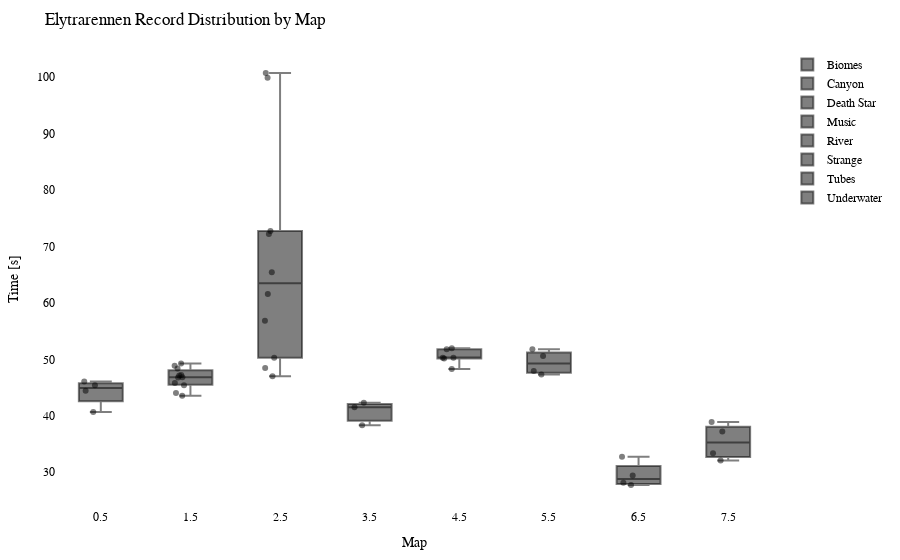

The code cell stored with this chart in its notebook:
### Code cell
import plotly.graph_objects as go
import plotly.io as pio

df = getRecordsDataframe(minigame="Elytrarennen")

# Calculate the offset for centering the data points
num_columns = len(df.columns)
offset = 0.5

# Create a Swarm plot using Plotly
fig = go.Figure()

for i, column in enumerate(df.columns):
    x_values = [i + offset] * len(df[column])  # Adjust x-values with offset for horizontal centering
    fig.add_trace(go.Box(x=x_values,
                         y=df[column],
                         name=column,
                         boxpoints='all',
                         pointpos=-0.5,  # Adjust point position to prevent overlapping
                         marker=dict(color='rgba(0,0,0,0.5)', size=6),  # Adjust marker color and size
                         hovertext=df.index,
                         hoverinfo='text+y'))

fig.update_layout(title="Elytrarennen Record Distribution by Map",
                  xaxis=dict(title="Map"),
                  yaxis=dict(title="Time [s]"),
                  showlegend=True,
                  font=dict(family="Arial", size=12, color="black"),  # Customize font
                  plot_bgcolor="white",  # Set background color
                  margin=dict(l=50, r=50, t=50, b=50),  # Adjust margins for better layout
                  )

pio.show(fig)

pio.write_html(fig, "out/elytr_swarm_plot.html")

### Figure 1 — Plotly figure (JSON) as saved in the notebook; plotly's stock layout.template omitted (floating-point values rounded to 4 significant figures)
{"data": [{"boxpoints": "all", "hoverinfo": "text+y", "hovertext": ["20LeRe10", "2wc", "agowskyy", "Allooy", "Anni808", "Axollotel", "BacardiSprite", "bawskey", "BusinessBent", "ByNetherdude", "byTobi", "cediiiiii_10", "Chander24", "Chrisi20101", "crocodile1870", "cxl1lo", "DarkCobweb", "deadfiight", "DerBaumIstDerWeg", "Dokkkkko", "Ex4cted", "Falke23_5", "Feinberg", "ffawks", "Fflopse", "ForceFox", "Freeeedom", "frutigall", "GamemasterNiki", "GeneralEnte06", "Gerrygames", "Gobo9", "GrafikKatze", "Grapfen", "Gummibearchen", "H1ghsay", "h4nnes", "Harold_Sensemann", "HerrDante", "Jan2220", "JennieKim", "jimmi1410", "JOW23", "Joy_8oy", "JustK1lling", "KakaMC", "Kanickelul", "Keenaai", "Kokochampi", "Kokochampo", "Kopfradio", "Krusti", "Kyuudo", "La_meleagro", "LeWi_100", "Livgo", "lizsyy", "LordAlexos", "loukrativ", "Lubottus", "Luis_XYZ", "M0orey_0", "marbrueck", "Martomias", "Mincheeen", "MrNulfred", "Mvsk_", "myshq", "Nexilus", "Ninivee", "officialryzon", "Oronor", "PedroZockt", "Picutar", "PixlNight", "PolizeiDreamy", "Radattel", "Radiokopf", "Raefinzs", "Ritokii", "rXzEr_Justin", "Sackkerl", "SB387", "ScreamingBlatz", "Sebi1801", "Seemops_8", "Sey__", "Shiewk", "Snitcherella", "SpeckyCut", "StaudammAusHolz", "TheBreadHD", "TheFabo", "Tomiokey", "twitchparaskiill", "Txlentierter", "T_Niko_T", "Umgfoin", "WachtelWachtel", "WirdNichtGeladen", "Wissender", "xBaumeisterin", "xX_Dima_ggg_Xx6", "xX_Masha_ggg_Xx9", "yzvm", "zTotito", "_n3d", "_Waldi_"], "marker": {"color": "rgba(0,0,0,0.5)", "size": 6}, "name": "Biomes", "pointpos": -0.5, "type": "box", "x": [0.5, 0.5, 0.5, 0.5, 0.5, 0.5, 0.5, 0.5, 0.5, 0.5, 0.5, 0.5, 0.5, 0.5, 0.5, 0.5, 0.5, 0.5, 0.5, 0.5, 0.5, 0.5, 0.5, 0.5, 0.5, 0.5, 0.5, 0.5, 0.5, 0.5, 0.5, 0.5, 0.5, 0.5, 0.5, 0.5, 0.5, 0.5, 0.5, 0.5, 0.5, 0.5, 0.5, 0.5, 0.5, 0.5, 0.5, 0.5, 0.5, 0.5, 0.5, 0.5, 0.5, 0.5, 0.5, 0.5, 0.5, 0.5, 0.5, 0.5, 0.5, 0.5, 0.5, 0.5, 0.5, 0.5, 0.5, 0.5, 0.5, 0.5, 0.5, 0.5, 0.5, 0.5, 0.5, 0.5, 0.5, 0.5, 0.5, 0.5, 0.5, 0.5, 0.5, 0.5, 0.5, 0.5, 0.5, 0.5, 0.5, 0.5, 0.5, 0.5, 0.5, 0.5, 0.5, 0.5, 0.5, 0.5, 0.5, 0.5, 0.5, 0.5, 0.5, 0.5, 0.5, 0.5, 0.5, 0.5], "y": [null, null, null, null, null, null, 40.68, null, null, null, null, null, null, null, null, null, null, null, null, null, null, null, null, null, null, null, null, null, null, null, null, null, null, null, null, null, null, null, null, null, null, null, null, null, 45.42, null, null, null, null, null, null, null, null, null, null, 46.07, null, null, null, null, null, null, null, null, null, null, null, null, null, null, null, null, null, null, null, null, null, null, null, null, null, null, null, null, null, null, null, null, null, null, null, null, null, null, null, null, null, null, null, null, null, null, null, null, null, 44.43, null, null]}, {"boxpoints": "all", "hoverinfo": "text+y", "hovertext": ["20LeRe10", "2wc", "agowskyy", "Allooy", "Anni808", "Axollotel", "BacardiSprite", "bawskey", "BusinessBent", "ByNetherdude", "byTobi", "cediiiiii_10", "Chander24", "Chrisi20101", "crocodile1870", "cxl1lo", "DarkCobweb", "deadfiight", "DerBaumIstDerWeg", "Dokkkkko", "Ex4cted", "Falke23_5", "Feinberg", "ffawks", "Fflopse", "ForceFox", "Freeeedom", "frutigall", "GamemasterNiki", "GeneralEnte06", "Gerrygames", "Gobo9", "GrafikKatze", "Grapfen", "Gummibearchen", "H1ghsay", "h4nnes", "Harold_Sensemann", "HerrDante", "Jan2220", "JennieKim", "jimmi1410", "JOW23", "Joy_8oy", "JustK1lling", "KakaMC", "Kanickelul", "Keenaai", "Kokochampi", "Kokochampo", "Kopfradio", "Krusti", "Kyuudo", "La_meleagro", "LeWi_100", "Livgo", "lizsyy", "LordAlexos", "loukrativ", "Lubottus", "Luis_XYZ", "M0orey_0", "marbrueck", "Martomias", "Mincheeen", "MrNulfred", "Mvsk_", "myshq", "Nexilus", "Ninivee", "officialryzon", "Oronor", "PedroZockt", "Picutar", "PixlNight", "PolizeiDreamy", "Radattel", "Radiokopf", "Raefinzs", "Ritokii", "rXzEr_Justin", "Sackkerl", "SB387", "ScreamingBlatz", "Sebi1801", "Seemops_8", "Sey__", "Shiewk", "Snitcherella", "SpeckyCut", "StaudammAusHolz", "TheBreadHD", "TheFabo", "Tomiokey", "twitchparaskiill", "Txlentierter", "T_Niko_T", "Umgfoin", "WachtelWachtel", "WirdNichtGeladen", "Wissender", "xBaumeisterin", "xX_Dima_ggg_Xx6", "xX_Masha_ggg_Xx9", "yzvm", "zTotito", "_n3d", "_Waldi_"], "marker": {"color": "rgba(0,0,0,0.5)", "size": 6}, "name": "Canyon", "pointpos": -0.5, "type": "box", "x": [1.5, 1.5, 1.5, 1.5, 1.5, 1.5, 1.5, 1.5, 1.5, 1.5, 1.5, 1.5, 1.5, 1.5, 1.5, 1.5, 1.5, 1.5, 1.5, 1.5, 1.5, 1.5, 1.5, 1.5, 1.5, 1.5, 1.5, 1.5, 1.5, 1.5, 1.5, 1.5, 1.5, 1.5, 1.5, 1.5, 1.5, 1.5, 1.5, 1.5, 1.5, 1.5, 1.5, 1.5, 1.5, 1.5, 1.5, 1.5, 1.5, 1.5, 1.5, 1.5, 1.5, 1.5, 1.5, 1.5, 1.5, 1.5, 1.5, 1.5, 1.5, 1.5, 1.5, 1.5, 1.5, 1.5, 1.5, 1.5, 1.5, 1.5, 1.5, 1.5, 1.5, 1.5, 1.5, 1.5, 1.5, 1.5, 1.5, 1.5, 1.5, 1.5, 1.5, 1.5, 1.5, 1.5, 1.5, 1.5, 1.5, 1.5, 1.5, 1.5, 1.5, 1.5, 1.5, 1.5, 1.5, 1.5, 1.5, 1.5, 1.5, 1.5, 1.5, 1.5, 1.5, 1.5, 1.5, 1.5], "y": [null, null, null, null, null, null, null, null, null, null, null, null, null, null, 46.81, null, null, null, null, null, null, null, null, 44.03, 45.8, null, 49.24, null, null, null, null, null, null, null, null, null, null, null, null, null, null, null, null, null, null, null, null, null, null, null, null, null, null, null, null, null, null, null, null, null, null, 46.78, 43.57, null, null, 48.84, null, null, null, null, null, null, null, null, null, null, null, null, null, null, null, null, null, 47.2, null, null, null, 47.14, null, null, null, null, null, null, null, null, null, 45.41, null, null, null, null, null, null, null, null, 48.36, null]}, {"boxpoints": "all", "hoverinfo": "text+y", "hovertext": ["20LeRe10", "2wc", "agowskyy", "Allooy", "Anni808", "Axollotel", "BacardiSprite", "bawskey", "BusinessBent", "ByNetherdude", "byTobi", "cediiiiii_10", "Chander24", "Chrisi20101", "crocodile1870", "cxl1lo", "DarkCobweb", "deadfiight", "DerBaumIstDerWeg", "Dokkkkko", "Ex4cted", "Falke23_5", "Feinberg", "ffawks", "Fflopse", "ForceFox", "Freeeedom", "frutigall", "GamemasterNiki", "GeneralEnte06", "Gerrygames", "Gobo9", "GrafikKatze", "Grapfen", "Gummibearchen", "H1ghsay", "h4nnes", "Harold_Sensemann", "HerrDante", "Jan2220", "JennieKim", "jimmi1410", "JOW23", "Joy_8oy", "JustK1lling", "KakaMC", "Kanickelul", "Keenaai", "Kokochampi", "Kokochampo", "Kopfradio", "Krusti", "Kyuudo", "La_meleagro", "LeWi_100", "Livgo", "lizsyy", "LordAlexos", "loukrativ", "Lubottus", "Luis_XYZ", "M0orey_0", "marbrueck", "Martomias", "Mincheeen", "MrNulfred", "Mvsk_", "myshq", "Nexilus", "Ninivee", "officialryzon", "Oronor", "PedroZockt", "Picutar", "PixlNight", "PolizeiDreamy", "Radattel", "Radiokopf", "Raefinzs", "Ritokii", "rXzEr_Justin", "Sackkerl", "SB387", "ScreamingBlatz", "Sebi1801", "Seemops_8", "Sey__", "Shiewk", "Snitcherella", "SpeckyCut", "StaudammAusHolz", "TheBreadHD", "TheFabo", "Tomiokey", "twitchparaskiill", "Txlentierter", "T_Niko_T", "Umgfoin", "WachtelWachtel", "WirdNichtGeladen", "Wissender", "xBaumeisterin", "xX_Dima_ggg_Xx6", "xX_Masha_ggg_Xx9", "yzvm", "zTotito", "_n3d", "_Waldi_"], "marker": {"color": "rgba(0,0,0,0.5)", "size": 6}, "name": "Death Star", "pointpos": -0.5, "type": "box", "x": [2.5, 2.5, 2.5, 2.5, 2.5, 2.5, 2.5, 2.5, 2.5, 2.5, 2.5, 2.5, 2.5, 2.5, 2.5, 2.5, 2.5, 2.5, 2.5, 2.5, 2.5, 2.5, 2.5, 2.5, 2.5, 2.5, 2.5, 2.5, 2.5, 2.5, 2.5, 2.5, 2.5, 2.5, 2.5, 2.5, 2.5, 2.5, 2.5, 2.5, 2.5, 2.5, 2.5, 2.5, 2.5, 2.5, 2.5, 2.5, 2.5, 2.5, 2.5, 2.5, 2.5, 2.5, 2.5, 2.5, 2.5, 2.5, 2.5, 2.5, 2.5, 2.5, 2.5, 2.5, 2.5, 2.5, 2.5, 2.5, 2.5, 2.5, 2.5, 2.5, 2.5, 2.5, 2.5, 2.5, 2.5, 2.5, 2.5, 2.5, 2.5, 2.5, 2.5, 2.5, 2.5, 2.5, 2.5, 2.5, 2.5, 2.5, 2.5, 2.5, 2.5, 2.5, 2.5, 2.5, 2.5, 2.5, 2.5, 2.5, 2.5, 2.5, 2.5, 2.5, 2.5, 2.5, 2.5, 2.5], "y": [null, null, null, null, null, null, null, null, null, null, null, null, null, null, null, null, null, null, null, null, null, null, null, 47.0, 48.44, null, 65.42, null, null, null, null, null, null, 72.73, null, null, null, null, null, null, null, null, null, null, null, null, null, null, null, null, null, null, null, null, null, null, null, null, null, null, null, 56.81, 50.27, null, null, null, null, null, null, null, null, null, null, null, null, null, null, 61.56, null, null, 100.7, null, null, null, null, null, 99.91, 72.2, null, null, null, null, null, null, null, null, null, null, null, null, null, null, null, null, null, null, null, null]}, {"boxpoints": "all", "hoverinfo": "text+y", "hovertext": ["20LeRe10", "2wc", "agowskyy", "Allooy", "Anni808", "Axollotel", "BacardiSprite", "bawskey", "BusinessBent", "ByNetherdude", "byTobi", "cediiiiii_10", "Chander24", "Chrisi20101", "crocodile1870", "cxl1lo", "DarkCobweb", "deadfiight", "DerBaumIstDerWeg", "Dokkkkko", "Ex4cted", "Falke23_5", "Feinberg", "ffawks", "Fflopse", "ForceFox", "Freeeedom", "frutigall", "GamemasterNiki", "GeneralEnte06", "Gerrygames", "Gobo9", "GrafikKatze", "Grapfen", "Gummibearchen", "H1ghsay", "h4nnes", "Harold_Sensemann", "HerrDante", "Jan2220", "JennieKim", "jimmi1410", "JOW23", "Joy_8oy", "JustK1lling", "KakaMC", "Kanickelul", "Keenaai", "Kokochampi", "Kokochampo", "Kopfradio", "Krusti", "Kyuudo", "La_meleagro", "LeWi_100", "Livgo", "lizsyy", "LordAlexos", "loukrativ", "Lubottus", "Luis_XYZ", "M0orey_0", "marbrueck", "Martomias", "Mincheeen", "MrNulfred", "Mvsk_", "myshq", "Nexilus", "Ninivee", "officialryzon", "Oronor", "PedroZockt", "Picutar", "PixlNight", "PolizeiDreamy", "Radattel", "Radiokopf", "Raefinzs", "Ritokii", "rXzEr_Justin", "Sackkerl", "SB387", "ScreamingBlatz", "Sebi1801", "Seemops_8", "Sey__", "Shiewk", "Snitcherella", "SpeckyCut", "StaudammAusHolz", "TheBreadHD", "TheFabo", "Tomiokey", "twitchparaskiill", "Txlentierter", "T_Niko_T", "Umgfoin", "WachtelWachtel", "WirdNichtGeladen", "Wissender", "xBaumeisterin", "xX_Dima_ggg_Xx6", "xX_Masha_ggg_Xx9", "yzvm", "zTotito", "_n3d", "_Waldi_"], "marker": {"color": "rgba(0,0,0,0.5)", "size": 6}, "name": "Music", "pointpos": -0.5, "type": "box", "x": [3.5, 3.5, 3.5, 3.5, 3.5, 3.5, 3.5, 3.5, 3.5, 3.5, 3.5, 3.5, 3.5, 3.5, 3.5, 3.5, 3.5, 3.5, 3.5, 3.5, 3.5, 3.5, 3.5, 3.5, 3.5, 3.5, 3.5, 3.5, 3.5, 3.5, 3.5, 3.5, 3.5, 3.5, 3.5, 3.5, 3.5, 3.5, 3.5, 3.5, 3.5, 3.5, 3.5, 3.5, 3.5, 3.5, 3.5, 3.5, 3.5, 3.5, 3.5, 3.5, 3.5, 3.5, 3.5, 3.5, 3.5, 3.5, 3.5, 3.5, 3.5, 3.5, 3.5, 3.5, 3.5, 3.5, 3.5, 3.5, 3.5, 3.5, 3.5, 3.5, 3.5, 3.5, 3.5, 3.5, 3.5, 3.5, 3.5, 3.5, 3.5, 3.5, 3.5, 3.5, 3.5, 3.5, 3.5, 3.5, 3.5, 3.5, 3.5, 3.5, 3.5, 3.5, 3.5, 3.5, 3.5, 3.5, 3.5, 3.5, 3.5, 3.5, 3.5, 3.5, 3.5, 3.5, 3.5, 3.5], "y": [null, null, null, null, null, null, 38.3, null, null, null, null, null, null, null, null, null, null, null, null, null, null, null, null, null, null, null, null, null, null, null, null, null, null, null, null, null, null, null, null, null, null, null, null, null, null, null, null, null, null, null, null, null, null, null, null, 41.5, null, null, null, null, null, null, null, null, null, null, null, null, null, null, null, null, null, null, null, null, null, null, null, null, null, null, null, null, null, null, null, null, null, null, null, null, null, null, null, null, null, null, null, null, null, null, null, null, null, 42.3, null, null]}, {"boxpoints": "all", "hoverinfo": "text+y", "hovertext": ["20LeRe10", "2wc", "agowskyy", "Allooy", "Anni808", "Axollotel", "BacardiSprite", "bawskey", "BusinessBent", "ByNetherdude", "byTobi", "cediiiiii_10", "Chander24", "Chrisi20101", "crocodile1870", "cxl1lo", "DarkCobweb", "deadfiight", "DerBaumIstDerWeg", "Dokkkkko", "Ex4cted", "Falke23_5", "Feinberg", "ffawks", "Fflopse", "ForceFox", "Freeeedom", "frutigall", "GamemasterNiki", "GeneralEnte06", "Gerrygames", "Gobo9", "GrafikKatze", "Grapfen", "Gummibearchen", "H1ghsay", "h4nnes", "Harold_Sensemann", "HerrDante", "Jan2220", "JennieKim", "jimmi1410", "JOW23", "Joy_8oy", "JustK1lling", "KakaMC", "Kanickelul", "Keenaai", "Kokochampi", "Kokochampo", "Kopfradio", "Krusti", "Kyuudo", "La_meleagro", "LeWi_100", "Livgo", "lizsyy", "LordAlexos", "loukrativ", "Lubottus", "Luis_XYZ", "M0orey_0", "marbrueck", "Martomias", "Mincheeen", "MrNulfred", "Mvsk_", "myshq", "Nexilus", "Ninivee", "officialryzon", "Oronor", "PedroZockt", "Picutar", "PixlNight", "PolizeiDreamy", "Radattel", "Radiokopf", "Raefinzs", "Ritokii", "rXzEr_Justin", "Sackkerl", "SB387", "ScreamingBlatz", "Sebi1801", "Seemops_8", "Sey__", "Shiewk", "Snitcherella", "SpeckyCut", "StaudammAusHolz", "TheBreadHD", "TheFabo", "Tomiokey", "twitchparaskiill", "Txlentierter", "T_Niko_T", "Umgfoin", "WachtelWachtel", "WirdNichtGeladen", "Wissender", "xBaumeisterin", "xX_Dima_ggg_Xx6", "xX_Masha_ggg_Xx9", "yzvm", "zTotito", "_n3d", "_Waldi_"], "marker": {"color": "rgba(0,0,0,0.5)", "size": 6}, "name": "River", "pointpos": -0.5, "type": "box", "x": [4.5, 4.5, 4.5, 4.5, 4.5, 4.5, 4.5, 4.5, 4.5, 4.5, 4.5, 4.5, 4.5, 4.5, 4.5, 4.5, 4.5, 4.5, 4.5, 4.5, 4.5, 4.5, 4.5, 4.5, 4.5, 4.5, 4.5, 4.5, 4.5, 4.5, 4.5, 4.5, 4.5, 4.5, 4.5, 4.5, 4.5, 4.5, 4.5, 4.5, 4.5, 4.5, 4.5, 4.5, 4.5, 4.5, 4.5, 4.5, 4.5, 4.5, 4.5, 4.5, 4.5, 4.5, 4.5, 4.5, 4.5, 4.5, 4.5, 4.5, 4.5, 4.5, 4.5, 4.5, 4.5, 4.5, 4.5, 4.5, 4.5, 4.5, 4.5, 4.5, 4.5, 4.5, 4.5, 4.5, 4.5, 4.5, 4.5, 4.5, 4.5, 4.5, 4.5, 4.5, 4.5, 4.5, 4.5, 4.5, 4.5, 4.5, 4.5, 4.5, 4.5, 4.5, 4.5, 4.5, 4.5, 4.5, 4.5, 4.5, 4.5, 4.5, 4.5, 4.5, 4.5, 4.5, 4.5, 4.5], "y": [null, null, null, null, null, null, null, null, null, null, null, null, null, null, null, null, null, null, null, null, null, null, null, null, null, null, null, null, null, 48.29, null, null, null, null, null, null, null, null, null, null, null, null, null, null, null, null, null, null, null, null, null, null, null, null, null, null, null, null, null, null, null, null, null, null, null, null, null, null, null, 51.79, null, null, null, null, null, null, null, null, null, null, 50.29, null, null, 50.27, null, null, null, 50.14, null, null, null, null, null, null, null, null, null, 51.98, null, null, null, null, null, null, null, null, null, null]}, {"boxpoints": "all", "hoverinfo": "text+y", "hovertext": ["20LeRe10", "2wc", "agowskyy", "Allooy", "Anni808", "Axollotel", "BacardiSprite", "bawskey", "BusinessBent", "ByNetherdude", "byTobi", "cediiiiii_10", "Chander24", "Chrisi20101", "crocodile1870", "cxl1lo", "DarkCobweb", "deadfiight", "DerBaumIstDerWeg", "Dokkkkko", "Ex4cted", "Falke23_5", "Feinberg", "ffawks", "Fflopse", "ForceFox", "Freeeedom", "frutigall", "GamemasterNiki", "GeneralEnte06", "Gerrygames", "Gobo9", "GrafikKatze", "Grapfen", "Gummibearchen", "H1ghsay", "h4nnes", "Harold_Sensemann", "HerrDante", "Jan2220", "JennieKim", "jimmi1410", "JOW23", "Joy_8oy", "JustK1lling", "KakaMC", "Kanickelul", "Keenaai", "Kokochampi", "Kokochampo", "Kopfradio", "Krusti", "Kyuudo", "La_meleagro", "LeWi_100", "Livgo", "lizsyy", "LordAlexos", "loukrativ", "Lubottus", "Luis_XYZ", "M0orey_0", "marbrueck", "Martomias", "Mincheeen", "MrNulfred", "Mvsk_", "myshq", "Nexilus", "Ninivee", "officialryzon", "Oronor", "PedroZockt", "Picutar", "PixlNight", "PolizeiDreamy", "Radattel", "Radiokopf", "Raefinzs", "Ritokii", "rXzEr_Justin", "Sackkerl", "SB387", "ScreamingBlatz", "Sebi1801", "Seemops_8", "Sey__", "Shiewk", "Snitcherella", "SpeckyCut", "StaudammAusHolz", "TheBreadHD", "TheFabo", "Tomiokey", "twitchparaskiill", "Txlentierter", "T_Niko_T", "Umgfoin", "WachtelWachtel", "WirdNichtGeladen", "Wissender", "xBaumeisterin", "xX_Dima_ggg_Xx6", "xX_Masha_ggg_Xx9", "yzvm", "zTotito", "_n3d", "_Waldi_"], "marker": {"color": "rgba(0,0,0,0.5)", "size": 6}, "name": "Strange", "pointpos": -0.5, "type": "box", "x": [5.5, 5.5, 5.5, 5.5, 5.5, 5.5, 5.5, 5.5, 5.5, 5.5, 5.5, 5.5, 5.5, 5.5, 5.5, 5.5, 5.5, 5.5, 5.5, 5.5, 5.5, 5.5, 5.5, 5.5, 5.5, 5.5, 5.5, 5.5, 5.5, 5.5, 5.5, 5.5, 5.5, 5.5, 5.5, 5.5, 5.5, 5.5, 5.5, 5.5, 5.5, 5.5, 5.5, 5.5, 5.5, 5.5, 5.5, 5.5, 5.5, 5.5, 5.5, 5.5, 5.5, 5.5, 5.5, 5.5, 5.5, 5.5, 5.5, 5.5, 5.5, 5.5, 5.5, 5.5, 5.5, 5.5, 5.5, 5.5, 5.5, 5.5, 5.5, 5.5, 5.5, 5.5, 5.5, 5.5, 5.5, 5.5, 5.5, 5.5, 5.5, 5.5, 5.5, 5.5, 5.5, 5.5, 5.5, 5.5, 5.5, 5.5, 5.5, 5.5, 5.5, 5.5, 5.5, 5.5, 5.5, 5.5, 5.5, 5.5, 5.5, 5.5, 5.5, 5.5, 5.5, 5.5, 5.5, 5.5], "y": [null, null, null, null, null, null, 47.91, null, null, null, null, null, null, null, null, null, null, null, null, null, null, null, null, null, null, null, null, null, null, null, null, null, null, null, null, null, null, null, null, null, null, null, null, null, 47.3, null, null, null, null, null, null, null, null, null, null, 51.78, null, null, null, null, null, null, null, null, null, null, null, null, null, null, null, null, null, null, null, null, null, null, null, null, null, null, null, null, null, null, null, null, null, null, null, null, null, null, null, null, null, null, null, null, null, null, null, null, null, 50.6, null, null]}, {"boxpoints": "all", "hoverinfo": "text+y", "hovertext": ["20LeRe10", "2wc", "agowskyy", "Allooy", "Anni808", "Axollotel", "BacardiSprite", "bawskey", "BusinessBent", "ByNetherdude", "byTobi", "cediiiiii_10", "Chander24", "Chrisi20101", "crocodile1870", "cxl1lo", "DarkCobweb", "deadfiight", "DerBaumIstDerWeg", "Dokkkkko", "Ex4cted", "Falke23_5", "Feinberg", "ffawks", "Fflopse", "ForceFox", "Freeeedom", "frutigall", "GamemasterNiki", "GeneralEnte06", "Gerrygames", "Gobo9", "GrafikKatze", "Grapfen", "Gummibearchen", "H1ghsay", "h4nnes", "Harold_Sensemann", "HerrDante", "Jan2220", "JennieKim", "jimmi1410", "JOW23", "Joy_8oy", "JustK1lling", "KakaMC", "Kanickelul", "Keenaai", "Kokochampi", "Kokochampo", "Kopfradio", "Krusti", "Kyuudo", "La_meleagro", "LeWi_100", "Livgo", "lizsyy", "LordAlexos", "loukrativ", "Lubottus", "Luis_XYZ", "M0orey_0", "marbrueck", "Martomias", "Mincheeen", "MrNulfred", "Mvsk_", "myshq", "Nexilus", "Ninivee", "officialryzon", "Oronor", "PedroZockt", "Picutar", "PixlNight", "PolizeiDreamy", "Radattel", "Radiokopf", "Raefinzs", "Ritokii", "rXzEr_Justin", "Sackkerl", "SB387", "ScreamingBlatz", "Sebi1801", "Seemops_8", "Sey__", "Shiewk", "Snitcherella", "SpeckyCut", "StaudammAusHolz", "TheBreadHD", "TheFabo", "Tomiokey", "twitchparaskiill", "Txlentierter", "T_Niko_T", "Umgfoin", "WachtelWachtel", "WirdNichtGeladen", "Wissender", "xBaumeisterin", "xX_Dima_ggg_Xx6", "xX_Masha_ggg_Xx9", "yzvm", "zTotito", "_n3d", "_Waldi_"], "marker": {"color": "rgba(0,0,0,0.5)", "size": 6}, "name": "Tubes", "pointpos": -0.5, "type": "box", "x": [6.5, 6.5, 6.5, 6.5, 6.5, 6.5, 6.5, 6.5, 6.5, 6.5, 6.5, 6.5, 6.5, 6.5, 6.5, 6.5, 6.5, 6.5, 6.5, 6.5, 6.5, 6.5, 6.5, 6.5, 6.5, 6.5, 6.5, 6.5, 6.5, 6.5, 6.5, 6.5, 6.5, 6.5, 6.5, 6.5, 6.5, 6.5, 6.5, 6.5, 6.5, 6.5, 6.5, 6.5, 6.5, 6.5, 6.5, 6.5, 6.5, 6.5, 6.5, 6.5, 6.5, 6.5, 6.5, 6.5, 6.5, 6.5, 6.5, 6.5, 6.5, 6.5, 6.5, 6.5, 6.5, 6.5, 6.5, 6.5, 6.5, 6.5, 6.5, 6.5, 6.5, 6.5, 6.5, 6.5, 6.5, 6.5, 6.5, 6.5, 6.5, 6.5, 6.5, 6.5, 6.5, 6.5, 6.5, 6.5, 6.5, 6.5, 6.5, 6.5, 6.5, 6.5, 6.5, 6.5, 6.5, 6.5, 6.5, 6.5, 6.5, 6.5, 6.5, 6.5, 6.5, 6.5, 6.5, 6.5], "y": [null, null, null, null, null, null, 27.71, null, null, null, null, null, null, null, null, null, null, null, null, null, null, null, null, null, null, null, null, null, null, null, null, null, null, null, null, null, null, null, null, null, null, null, null, null, 28.15, null, null, null, null, null, null, null, null, null, null, 32.73, null, null, null, null, null, null, null, null, null, null, null, null, null, null, null, null, null, null, null, null, null, null, null, null, null, null, null, null, null, null, null, null, null, null, null, null, null, null, null, null, null, null, null, null, null, null, null, null, null, 29.43, null, null]}, {"boxpoints": "all", "hoverinfo": "text+y", "hovertext": ["20LeRe10", "2wc", "agowskyy", "Allooy", "Anni808", "Axollotel", "BacardiSprite", "bawskey", "BusinessBent", "ByNetherdude", "byTobi", "cediiiiii_10", "Chander24", "Chrisi20101", "crocodile1870", "cxl1lo", "DarkCobweb", "deadfiight", "DerBaumIstDerWeg", "Dokkkkko", "Ex4cted", "Falke23_5", "Feinberg", "ffawks", "Fflopse", "ForceFox", "Freeeedom", "frutigall", "GamemasterNiki", "GeneralEnte06", "Gerrygames", "Gobo9", "GrafikKatze", "Grapfen", "Gummibearchen", "H1ghsay", "h4nnes", "Harold_Sensemann", "HerrDante", "Jan2220", "JennieKim", "jimmi1410", "JOW23", "Joy_8oy", "JustK1lling", "KakaMC", "Kanickelul", "Keenaai", "Kokochampi", "Kokochampo", "Kopfradio", "Krusti", "Kyuudo", "La_meleagro", "LeWi_100", "Livgo", "lizsyy", "LordAlexos", "loukrativ", "Lubottus", "Luis_XYZ", "M0orey_0", "marbrueck", "Martomias", "Mincheeen", "MrNulfred", "Mvsk_", "myshq", "Nexilus", "Ninivee", "officialryzon", "Oronor", "PedroZockt", "Picutar", "PixlNight", "PolizeiDreamy", "Radattel", "Radiokopf", "Raefinzs", "Ritokii", "rXzEr_Justin", "Sackkerl", "SB387", "ScreamingBlatz", "Sebi1801", "Seemops_8", "Sey__", "Shiewk", "Snitcherella", "SpeckyCut", "StaudammAusHolz", "TheBreadHD", "TheFabo", "Tomiokey", "twitchparaskiill", "Txlentierter", "T_Niko_T", "Umgfoin", "WachtelWachtel", "WirdNichtGeladen", "Wissender", "xBaumeisterin", "xX_Dima_ggg_Xx6", "xX_Masha_ggg_Xx9", "yzvm", "zTotito", "_n3d", "_Waldi_"], "marker": {"color": "rgba(0,0,0,0.5)", "size": 6}, "name": "Underwater", "pointpos": -0.5, "type": "box", "x": [7.5, 7.5, 7.5, 7.5, 7.5, 7.5, 7.5, 7.5, 7.5, 7.5, 7.5, 7.5, 7.5, 7.5, 7.5, 7.5, 7.5, 7.5, 7.5, 7.5, 7.5, 7.5, 7.5, 7.5, 7.5, 7.5, 7.5, 7.5, 7.5, 7.5, 7.5, 7.5, 7.5, 7.5, 7.5, 7.5, 7.5, 7.5, 7.5, 7.5, 7.5, 7.5, 7.5, 7.5, 7.5, 7.5, 7.5, 7.5, 7.5, 7.5, 7.5, 7.5, 7.5, 7.5, 7.5, 7.5, 7.5, 7.5, 7.5, 7.5, 7.5, 7.5, 7.5, 7.5, 7.5, 7.5, 7.5, 7.5, 7.5, 7.5, 7.5, 7.5, 7.5, 7.5, 7.5, 7.5, 7.5, 7.5, 7.5, 7.5, 7.5, 7.5, 7.5, 7.5, 7.5, 7.5, 7.5, 7.5, 7.5, 7.5, 7.5, 7.5, 7.5, 7.5, 7.5, 7.5, 7.5, 7.5, 7.5, 7.5, 7.5, 7.5, 7.5, 7.5, 7.5, 7.5, 7.5, 7.5], "y": [null, null, null, null, null, null, 32.08, null, null, null, null, null, null, null, null, null, null, null, null, null, null, null, null, null, null, null, null, null, null, null, null, null, null, null, null, null, null, null, null, null, null, null, null, null, 38.91, null, null, null, null, null, null, null, null, null, null, 37.19, null, null, null, null, null, null, null, null, null, null, null, null, null, null, null, null, null, null, null, null, null, null, null, null, null, null, null, null, null, null, null, null, null, null, null, null, null, null, null, null, null, null, null, null, null, null, null, null, null, 33.34, null, null]}], "layout": {"font": {"color": "black", "family": "Arial", "size": 12}, "margin": {"b": 50, "l": 50, "r": 50, "t": 50}, "plot_bgcolor": "white", "showlegend": true, "title": {"text": "Elytrarennen Record Distribution by Map"}, "xaxis": {"title": {"text": "Map"}}, "yaxis": {"title": {"text": "Time [s]"}}}}
